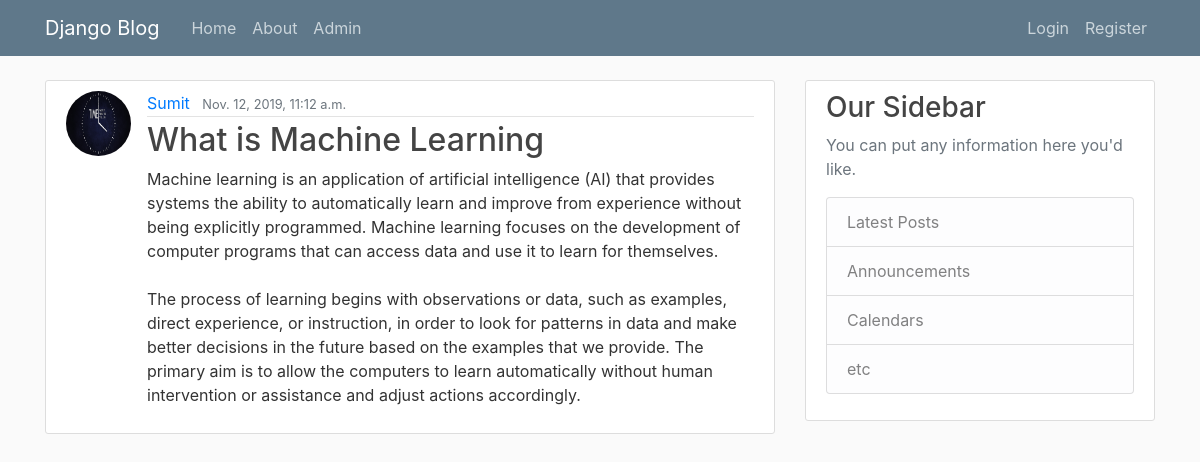
Before: / with the older database file.
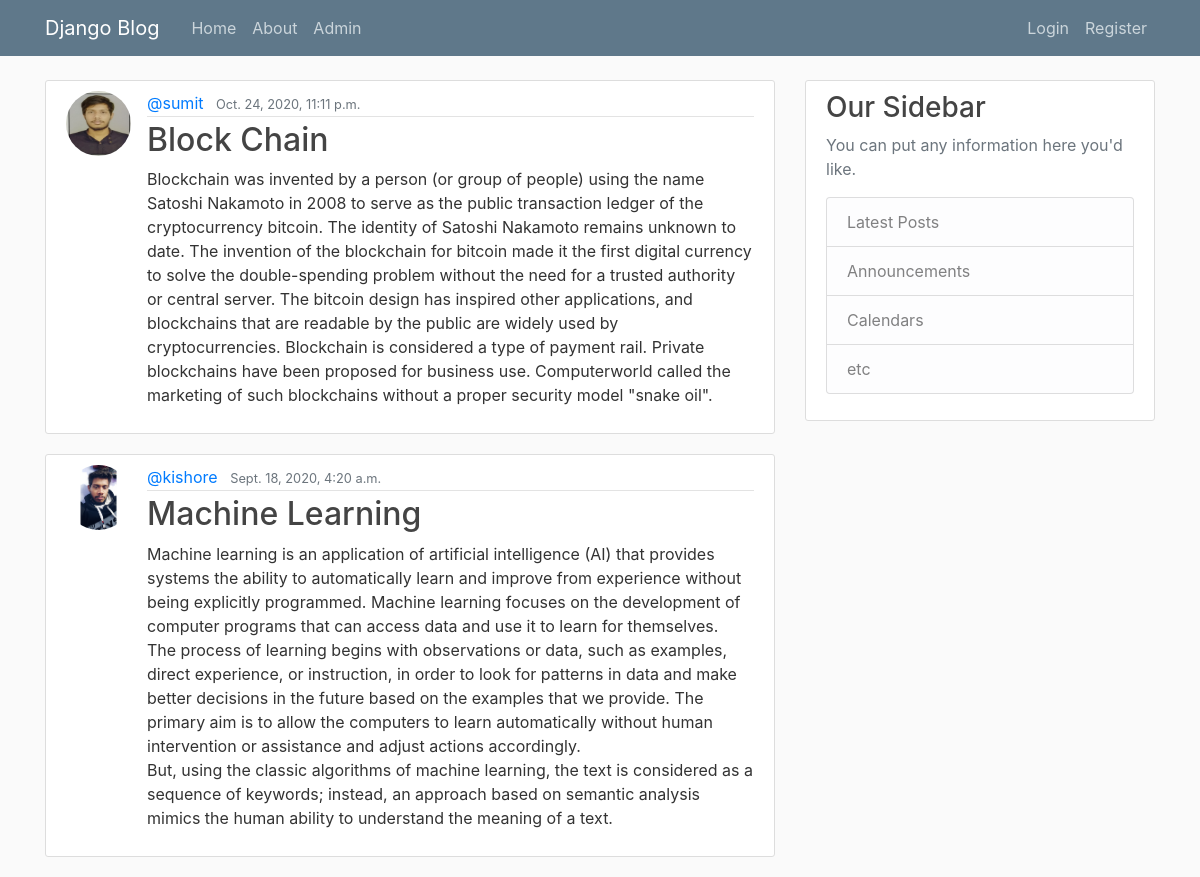
After: the same page with the newer database file.
### Blog/models.py (models this page shows, shortened)
class Post(models.Model):
    title = models.CharField(max_length = 300)
    content = models.TextField(max_length = 1000)
    date_posted = models.DateTimeField(default = timezone.now)
    author = models.ForeignKey(User, on_delete = models.CASCADE)

### User/models.py (models this page shows, shortened)
class Profile(models.Model):
    user = models.OneToOneField(User, on_delete = models.CASCADE)
    image = models.ImageField(default = 'default.pg', upload_to = 'profile_pics')
    bio = models.CharField(max_length = 200, default = "This Is My Bio")

### Blog/views.py (the view)
# urls.py: url(r'^$', PostListView.as_view(), name = "home"),
class PostListView(ListView):
    model  = Post
    template_name =  'Blog/home.html'
    context_object_name = 'posts'
    ordering = ['-date_posted']
    paginate_by = 2

### templates/Blog/home.html (shortened to what this page needs)
{% extends "blog/base.html" %}
{% block content %}
    {% for post in posts %}
        <article class="media content-section">
        <img class = "rounded-circle article-img" src = "{{post.author.profile.image.url}}">
          <div class="media-body">
            <div class="article-metadata">
              <a class="mr-2" href="{%url 'user-post' post.author.username%}">{{ post.author }}</a>
              <small class="text-muted">{{ post.date_posted }}</small>
            </div>
            <h2><a class="article-title" href="{% url 'post-details' post.id %}">{{ post.title }}</a></h2>
            <p class="article-content">{{ post.content }}</p>
          </div>
        </article>
    {% endfor %}
{% endblock content %}

### templates/Blog/base.html (shortened to what this page needs)
{% load static %}
<!DOCTYPE html>
<html>
<head>
    <link rel="stylesheet" href="https://maxcdn.bootstrapcdn.com/bootstrap/4.0.0/css/bootstrap.min.css">
    <link rel="stylesheet" type="text/css" href="{% static 'blog/main.css' %}">
</head>
<body>
    <header class="site-header">
      <nav class="navbar navbar-expand-md navbar-dark bg-steel fixed-top">
        <div class="container">
          <a class="navbar-brand mr-4" href="{% url 'home' %}">Django Blog</a>
          <div class="collapse navbar-collapse" id="navbarToggle">
            <div class="navbar-nav mr-auto">
              <a class="nav-item nav-link" href="{% url 'home' %}">Home</a>
              <a class="nav-item nav-link" href="#">About</a>
              <a class="nav-item nav-link" href="/admin">Admin</a>
            </div>
           <div class="navbar-nav">
              {% if user.is_authenticated %}
                <a class="nav-item nav-link" href="{%url 'change-password'%}">Change PassWord</a>
                <a class="nav-item nav-link" href="{% url 'post-create' %}">New Post</a>
                <a class="nav-item nav-link" href="{% url 'profile' %}">Profile</a>
                <a class="nav-item nav-link" href="{% url 'logout' %}">Logout</a>
              {% else %}
                <a class="nav-item nav-link" href="{% url 'login' %}">Login</a>
                <a class="nav-item nav-link" href="{% url 'register' %}">Register</a>
              {% endif %}
            </div>
            </div>
          </div>
      </nav>
    </header>
    <main role="main" class="container">
      <div class="row">
        <div class="col-md-8">
          {% block content %}{% endblock %}
        </div>
        <div class="col-md-4">
          <div class="content-section">
            <h3>Our Sidebar</h3>
            <p class='text-muted'>You can put any information here you'd like.
              <ul class="list-group">
                <li class="list-group-item list-group-item-light">Latest Posts</li>
                <li class="list-group-item list-group-item-light">Announcements</li>
                <li class="list-group-item list-group-item-light">Calendars</li>
                <li class="list-group-item list-group-item-light">etc</li>
              </ul>
            </p>
          </div>
        </div>
      </div>
    </main>
</body>
</html>

### static/Blog/main.css (style rules this page uses)
body { background: #fafafa; color: #333333; margin-top: 5rem; }
h1, h2, h3, h4, h5, h6 { color: #444444; }
ul { margin: 0; }
.bg-steel { background-color: #5f788a; }
.site-header .navbar-nav .nav-link { color: #cbd5db; }
.content-section { background: #ffffff; padding: 10px 20px; border: 1px solid #dddddd; border-radius: 3px; margin-bottom: 20px; }
.article-title { color: #444444; }
.article-content { white-space: pre-line; }
.article-img { height: 65px; width: 65px; margin-right: 16px; }
.article-metadata { padding-bottom: 1px; margin-bottom: 4px; border-bottom: 1px solid #e3e3e3 }

Changed rows visible on the page:
removed Post: author.profile.image (picture), author "Sumit", date_posted "Nov. 12, 2019, 11:12 a.m.", title "What is Machine Learning", content "Machine learning is an application of artificial intelligence (AI) that provides systems the ability to automatically learn and improve from experience without being explicitly programmed. Machine learning focuses on the development of computer programs that can access data and use it to learn for themselves. The process of learning begins with observations or data, such as examples, direct experience, or instruction, in order to look for patterns in data and make better decisions in the future based on the examples that we provide. The primary aim is to allow the computers to learn automatically without human intervention or assistance and adjust actions accordingly."
added Post: author.profile.image (picture), author "@sumit", date_posted "Oct. 24, 2020, 11:11 p.m.", title "Block Chain", content "Blockchain was invented by a person (or group of people) using the name Satoshi Nakamoto in 2008 to serve as the public transaction ledger of the cryptocurrency bitcoin. The identity of Satoshi Nakamoto remains unknown to date. The invention of the blockchain for bitcoin made it the first digital currency to solve the double-spending problem without the need for a trusted authority or central server. The bitcoin design has inspired other applications, and blockchains that are readable by the public are widely used by cryptocurrencies. Blockchain is considered a type of payment rail. Private blockchains have been proposed for business use. Computerworld called the marketing of such…"
added Post: author.profile.image (picture), author "@kishore", date_posted "Sept. 18, 2020, 4:20 a.m.", title "Machine Learning", content "Machine learning is an application of artificial intelligence (AI) that provides systems the ability to automatically learn and improve from experience without being explicitly programmed. Machine learning focuses on the development of computer programs that can access data and use it to learn for themselves. The process of learning begins with observations or data, such as examples, direct experience, or instruction, in order to look for patterns in data and make better decisions in the future based on the examples that we provide. The primary aim is to allow the computers to learn automatically without human intervention or assistance and adjust actions accordingly. But, using the classic…"
